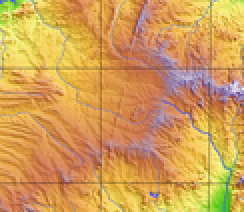
#> input picture map.png, 122 x 106 px (shown 2 times larger)
$ python particle_filter_robot.py
#> lines starting #> are read from the running program, lines starting #| are printed output that depends on the picture
#!/usr/bin/env python
# coding: utf-8

# In[2]:


import numpy as np
import cv2

map = cv2.imread("map.png", 0)
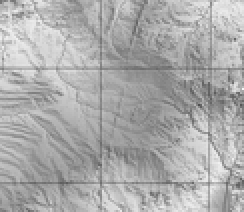
#> map: shape (106, 122) (shown 2 times larger); min 78, max 245, mean 171.6

#percent by which the image is resized
scale_percent = 300

#calculate the 50 percent of original dimensions
width = int(map.shape[1] * scale_percent / 100)
#> width = 366
height = int(map.shape[0] * scale_percent / 100)
#> height = 318

# dsize
dsize = (width, height)
#> dsize = (366, 318)

# resize image
map = cv2.resize(map, dsize)
#> map: shape (318, 366)
cv2.imshow("map_i", map)

HEIGHT, WIDTH = map.shape
#> HEIGHT = 318; WIDTH = 366

rx, ry, rtheta = (WIDTH/4, HEIGHT/4, 0)
#> rx = 91.5; ry = 79.5; rtheta = 0


# In[3]:


STEP = 5
TURN = np.radians(25)
def get_input():
  fwd = 0
  turn = 0
  halt = 0
  k = cv2.waitKey(0)&0xFF


  if k == 109:
    fwd = STEP
  elif k == 33:
    turn = TURN
  elif k == 58:
    turn = -TURN
  else:
    halt = True

  return fwd, turn, halt


# In[4]:


SIGMA_STEP = 0.5
SIGMA_TURN = np.radians(5)

# [8 lines left out: function move_robots, not called in this run]


# In[5]:


NUM_PARTICLES = 3000

def init():
  particles = np.random.rand(NUM_PARTICLES, 3)
  particles *= np.array((WIDTH, HEIGHT, np.radians(360)))
  return particles


# In[6]:


# [9 lines left out: function move_particles, not called in this run]


# In[7]:


SIGMA_SENSOR = 2

# [46 lines left out: functions sense, compute_weights, resample, not called in this run]


# In[10]:


SIGMA_POS = 2
SIGMA_TURN = np.radians(10)
# [11 lines left out: function add_noise, not called in this run]


# In[1]:


def display(map, rx, ry, particles):
  lmap = cv2.cvtColor(map, cv2.COLOR_GRAY2BGR)

  # Display particles
  if len(particles) > 0:
    for i in range(NUM_PARTICLES):
      cv2.circle(lmap,
                 (int(particles[i,0]),(int(particles[i,1]))),
                  1,
                  (255, 0, 0),
                  1)

  # Display robot
  cv2.circle(lmap, (int(rx), int(ry)), 5, (0,255,0), 10)

  # Display best guess
  if len(particles) > 0:
    px = np.mean(particles[:,0])
    py = np.mean(particles[:,1])
    cv2.circle(lmap, (int(px), int(py)), 5, (0,0,255), 5)

  cv2.imshow("map", lmap)


# In[14]:


particles = init()

while True:
    display(map, rx, ry, particles)
    fwd, turn, halt = get_input()
    if halt:
        break
    rx, ry, rtheta = move_robots(rx, ry, rtheta, fwd, turn)
    particles = move_particles(particles, fwd, turn)
    if fwd != 0:
        robot_sensor = sense(rx, ry, noisy = True)
        weights = compute_weights(particles, robot_sensor)
        particles = resample(particles, weights)
        particles = add_noise(particles)
#> this loop made 1 pass; (key Esc is pressed on pass 1)
#> pass 1, in display, `cv2.imshow("map", lmap)`:
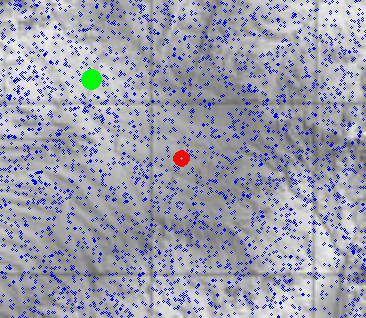
#> window 'map': shape (318, 366, 3); mean B, G, R 178.8, 154.6, 154.3

cv2.destroyAllWindows()
